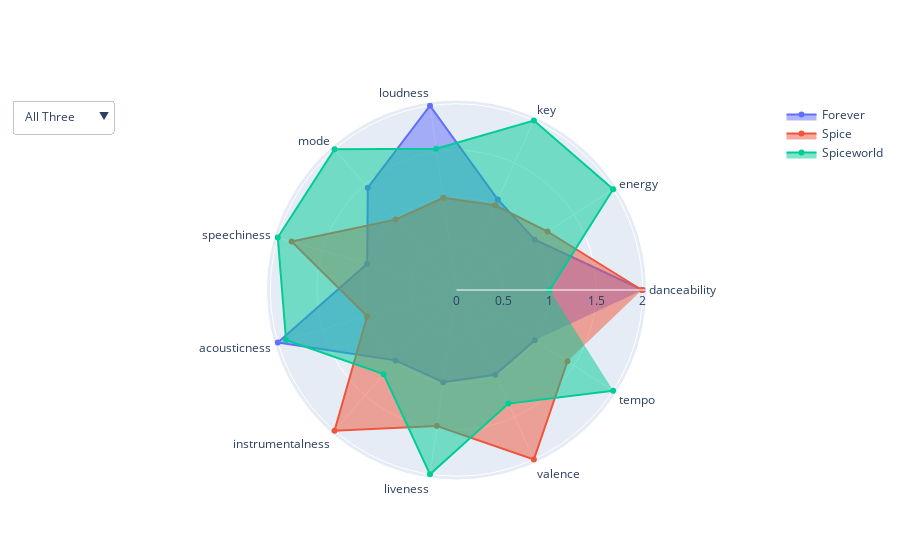

This figure's notebook cell:
### Code cell
# Using the Radial / Polar chart
   
plot = go.Figure(data=[go.Scatterpolar(
      r=df_normailized.iloc[0],
      theta=categories,
      fill='toself',
      name='Forever' 
),
go.Scatterpolar(
      r=df_normailized.iloc[1],
      theta=categories,
      fill='toself',
      name='Spice'
),
go.Scatterpolar(
      r=df_normailized.iloc[2],
      theta=categories,
      fill='toself',
      name='Spiceworld'
)
])
  
  
# Add dropdown
plot.update_layout(
    updatemenus=[
        dict(
            active=0,
            buttons=list([
                dict(label="All Three",
                     method="update",
                     args=[{"visible": [True, True, True]},
                           {"title": "How Spicy were the Spice Girl Albums - All",
                           }]),
                dict(label="Forever",
                     method="update",
                     args=[{"visible": [True, False, False]},
                           {"title": "How Spicy were the Spice Girl Albums - Forever",
                            }]),
                dict(label="Spice",
                     method="update",
                     args=[{"visible": [False, True, False]},
                           {"title": "How Spicy were the Spice Girl Albums - Spice",
                            }]),
                dict(label="Spiceworld",
                     method="update",
                     args=[{"visible": [False, False, True]},
                           {"title": "How Spicy were the Spice Girl Albums - Spiceworld",
                            }]), 
            ]),
        )
    ])
  
plot.show()

### Figure 1 — Plotly figure (JSON) as saved in the notebook; plotly's stock layout.template omitted (floating-point values rounded to 4 significant figures)
{"data": [{"fill": "toself", "name": "Forever", "r": [2, 1, 1.068, 2, 1.455, 1, 2, 1, 1, 1, 1], "theta": ["danceability", "energy", "key", "loudness", "mode", "speechiness", "acousticness", "instrumentalness", "liveness", "valence", "tempo"], "type": "scatterpolar"}, {"fill": "toself", "name": "Spice", "r": [1.99, 1.162, 1, 1, 1, 1.845, 1, 2, 1.476, 2, 1.416], "theta": ["danceability", "energy", "key", "loudness", "mode", "speechiness", "acousticness", "instrumentalness", "liveness", "valence", "tempo"], "type": "scatterpolar"}, {"fill": "toself", "name": "Spiceworld", "r": [1, 2, 2, 1.532, 2, 2, 1.908, 1.196, 2, 1.341, 2], "theta": ["danceability", "energy", "key", "loudness", "mode", "speechiness", "acousticness", "instrumentalness", "liveness", "valence", "tempo"], "type": "scatterpolar"}], "layout": {"updatemenus": [{"active": 0, "buttons": [{"args": [{"visible": [true, true, true]}, {"title": "How Spicy were the Spice Girl Albums - All"}], "label": "All Three", "method": "update"}, {"args": [{"visible": [true, false, false]}, {"title": "How Spicy were the Spice Girl Albums - Forever"}], "label": "Forever", "method": "update"}, {"args": [{"visible": [false, true, false]}, {"title": "How Spicy were the Spice Girl Albums - Spice"}], "label": "Spice", "method": "update"}, {"args": [{"visible": [false, false, true]}, {"title": "How Spicy were the Spice Girl Albums - Spiceworld"}], "label": "Spiceworld", "method": "update"}]}]}}
